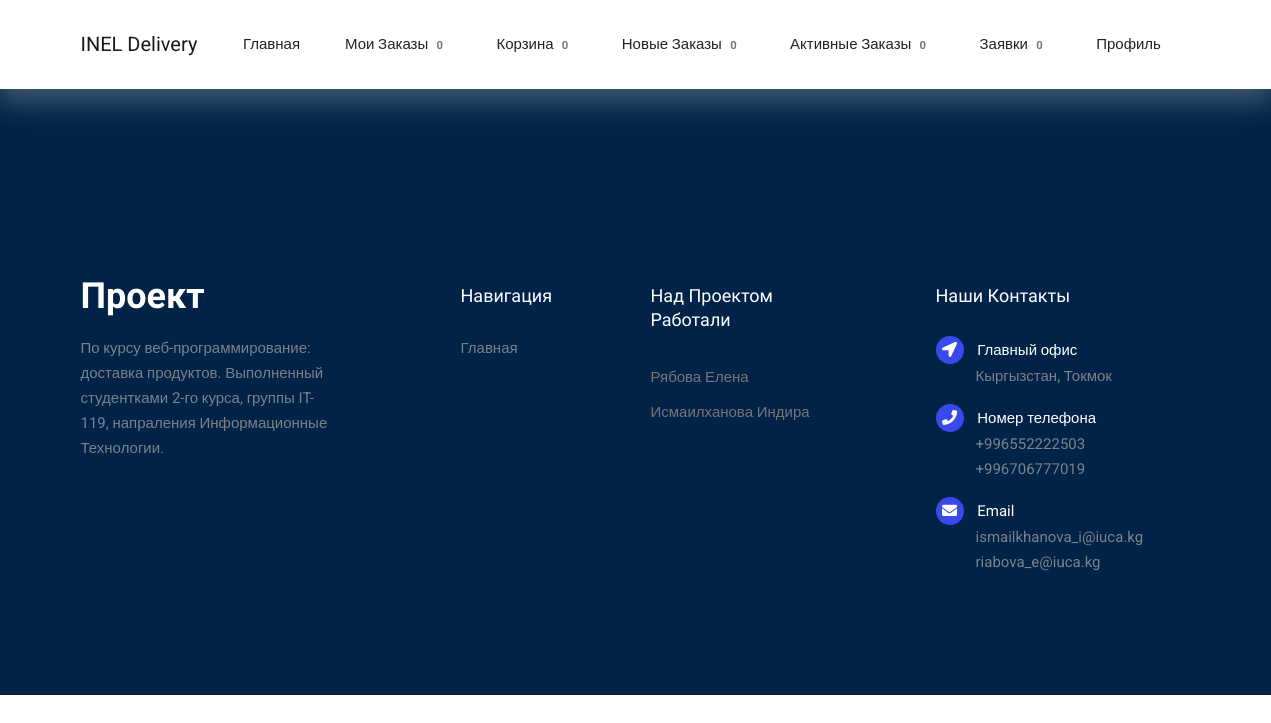
The app's page /ordered/ (signed in), older data.
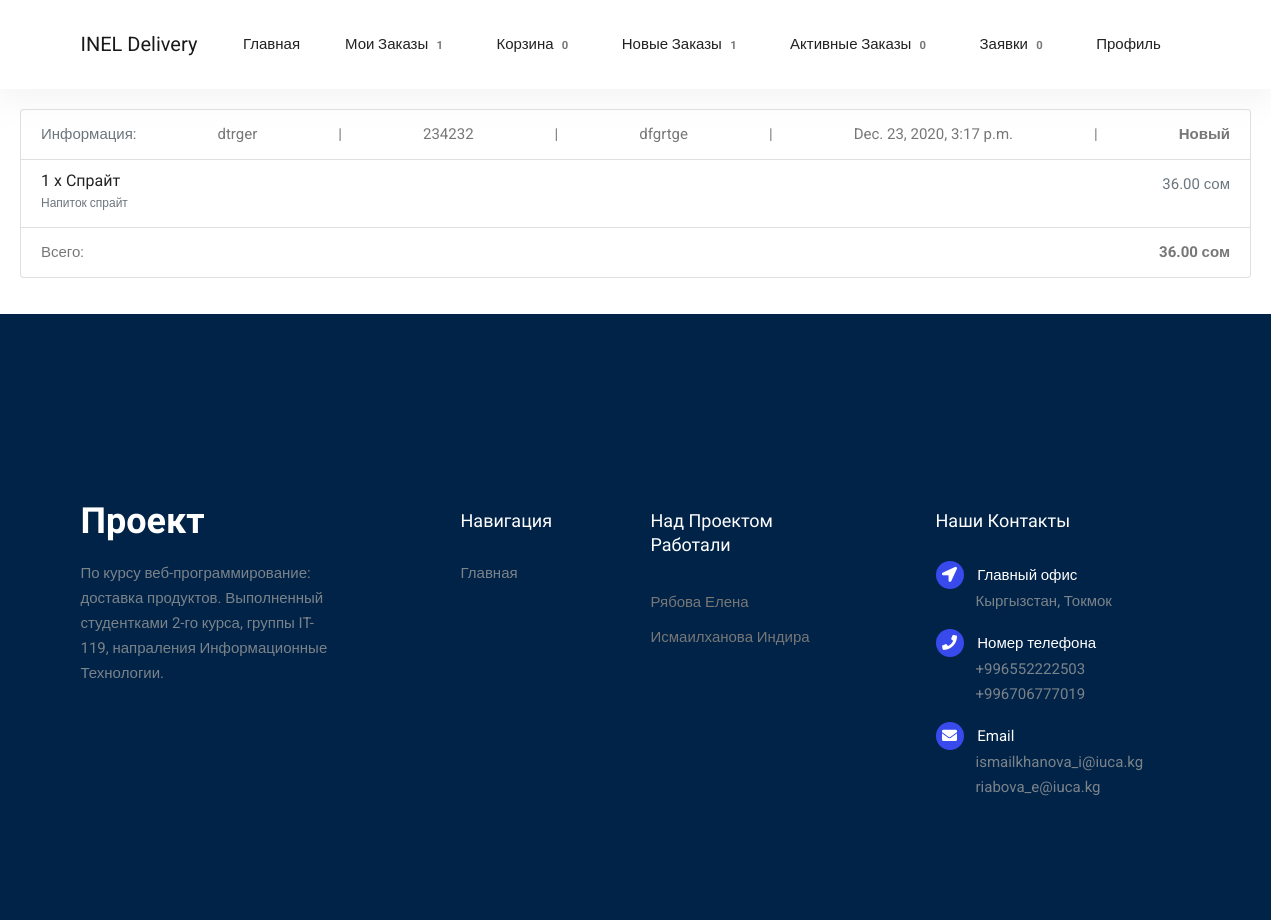
The same page, newer data.
### inel_delivery/users/models.py (models this page shows, shortened)
class User(AbstractUser):
    name = CharField(_("Name of User"), blank=True, max_length=255)

### products/models.py (models this page shows, shortened)
class Order(models.Model):
    STATUS = (
        ('Новый', 'Новый заказ'),
        ('В ожидании', 'Заказ в ожидании'),
        ('Выполнен', 'Выполненный заказ')
    )
    user = models.ForeignKey(settings.AUTH_USER_MODEL, on_delete=models.CASCADE, verbose_name="Пользователь")
    products = models.ManyToManyField(OrderProduct, verbose_name="Продукты")
    created_date = models.DateTimeField(verbose_name="Дата")
    status = models.CharField(max_length=16, default='Новый', choices=STATUS, verbose_name="Статус")
    ordered = models.BooleanField(default=False, verbose_name="Заказ оформлен")
    name = models.CharField(max_length=255, null=True, verbose_name="ИФО")
    phone = models.CharField(max_length=255, null=True, verbose_name='Номер телефона')
    address = models.TextField(null=True, verbose_name="Адрес")
    deliveryman = models.ForeignKey(Deliveryman, blank=True, null=True, on_delete=models.CASCADE, verbose_name="Курьер")
    def get_total(self):
        total = 0
        for product in self.products.all():
            total += product.get_final_price()
        return total
    class Meta:
        verbose_name = "Заказ"
        verbose_name_plural = "Заказы"
        permissions = (("view_orders_page", "Can view the orders page"),
                       ("take_orders", "Can take orders"),)

class OrderProduct(models.Model):
    user = models.ForeignKey(settings.AUTH_USER_MODEL, on_delete=models.CASCADE, verbose_name="Пользователь")
    product = models.ForeignKey(Product, on_delete=models.CASCADE, verbose_name="Продукт")
    amount = models.IntegerField(default=1, verbose_name="Количество")
    ordered = models.BooleanField(default=False, verbose_name="Заказ оформлен")
    def get_total_item_price(self):
        return self.amount * self.product.price
    def get_final_price(self):
        return self.get_total_item_price()
    class Meta:
        verbose_name = "Заказанный продукт"
        verbose_name_plural = "Заказанные продукты"

class Product(models.Model):
    name = models.CharField(max_length=255, verbose_name="Название")
    slug = models.SlugField(max_length=255, db_index=True)
    category = models.ForeignKey(Category, on_delete=models.CASCADE, verbose_name="Категория")
    store = models.ForeignKey(Store, on_delete=models.CASCADE, verbose_name="Магазин")
    price = models.DecimalField(decimal_places=2, max_digits=19, verbose_name="Цена")
    desc = models.CharField(max_length=255, verbose_name="Описание")
    available = models.BooleanField(default=True, verbose_name="Доступен")
    created = models.DateTimeField(auto_now_add=True)
    updated = models.DateTimeField(auto_now=True)
    picture = models.ImageField(upload_to="products_pic/", verbose_name="Картинка", blank=True,
                                default="products_pic/no-image.jpg")
    mini_picture = ImageSpecField(source="picture", processors=[ResizeToFill(600, 600)],
                                 format="JPEG", options={"quality": 100})
    class Meta:
        verbose_name = "Продукт"
        verbose_name_plural = "Продукты"

### products/views.py (the view)
# urls.py: path("ordered/", OrderedList.as_view(), name="ordered"),
class OrderedList(LoginRequiredMixin, PermissionRequiredMixin, ListView):
    model = Order
    permission_required = 'products.view_orders_page'
    template_name = 'products/ordered.html'
    context_object_name = 'ordered_list'
    def get_queryset(self):
        if Deliveryman.objects.filter(user=self.request.user).exists():
            return Order.objects.filter(ordered=True, deliveryman=None).exclude(user=self.request.user)
        else:
            return Order.objects.filter(ordered=True, deliveryman=None)

### inel_delivery/utils/context_processors.py (called while the page is built)
def settings_context(_request):
    return {"DEBUG": settings.DEBUG}

### products/templatetags/cart_template_tags.py (called while the page is built)
@register.filter
def cart_item_count(user):
    if user.is_authenticated:
        qs = Order.objects.filter(user=user.id, ordered=False)
        if qs.exists():
            return qs[0].products.count()
    return 0

@register.filter
def ordered_count(user):
    if user.is_authenticated:
        if Deliveryman.objects.filter(user=user.id).exists():
            qs = Order.objects.filter(ordered=True, deliveryman=None).exclude(user=user.id)
        else:
            qs = Order.objects.filter(ordered=True, deliveryman=None)
        if qs.exists():
            return qs.count()
    return 0

@register.filter
def my_order_count(user):
    if user.is_authenticated:
        qs = Order.objects.filter(user=user.id, ordered=True)
        if qs.exists():
            return qs.count()
    return 0

@register.filter
def delivery_app_count(user):
    if user.is_authenticated:
        qs = ApplicationForm.objects.filter(status="В ожидании")
        if qs.exists():
            return qs.count()
    return 0

### inel_delivery/templates/products/ordered.html
{% extends "base.html" %}
{% load crispy_forms_tags %}
{% block content %}
  {% for ordered in ordered_list %}
    <div class="card-body">
      <ul class="list-group mb-3 z-depth-1">
        <li class="list-group-item d-flex justify-content-between lh-condensed">
          <span class="text-muted">Информация:</span>
          <span>{{ ordered.name }}</span>|<span>{{ ordered.phone }}</span>|
          <span>{{ ordered.address }}</span>|<span>{{ ordered.created_date }}</span>|
          <strong><span>{{ ordered.status }}</span></strong>
        </li>
        {% for order_product in ordered.products.all %}
        <li class="list-group-item d-flex justify-content-between lh-condensed">
            <div>
              <h6 class="my-0">{{ order_product.amount }} x {{ order_product.product.name }}</h6>
              <small class="text-muted">{{ order_product.product.desc }}</small>
            </div>
            <span class="text-muted">{{ order_product.get_final_price }} сом</span>
        </li>
        {% endfor %}
        <li class="list-group-item d-flex justify-content-between">
            <span>Всего:</span>
            <strong>{{ ordered.get_total }} сом</strong>
        </li>
      </ul>
    </div>
  {% endfor %}
{% endblock %}

### inel_delivery/templates/base.html (shortened to what the changed rows need)
{% load static i18n %}
{% load cart_template_tags %}
<!DOCTYPE html>
<html lang="en">
  <head>
    {% block css %}
    <link rel="stylesheet" href="https://pro.fontawesome.com/releases/v5.10.0/css/all.css"/>
    <link href="{% static 'vendors/bootstrap/bootstrap.min.css' %}" rel="stylesheet">
    <link href="{% static 'vendors/fontawesome/css/all.min.css' %}" rel="stylesheet">
    <link href="{% static 'vendors/themify-icons/themify-icons.css' %}" rel="stylesheet">
    <link href="{% static 'vendors/nice-select/nice-select.css' %}" rel="stylesheet">
    <link href="{% static 'vendors/owl-carousel/owl.theme.default.min.css' %}" rel="stylesheet">
    <link href="{% static 'vendors/owl-carousel/owl.carousel.min.css' %}" rel="stylesheet">
    <link href="{% static 'css/project.css' %}" rel="stylesheet">
    <link href="{% static 'css/style.css' %}" rel="stylesheet">
    {% endblock %}
  </head>
  <body>
    <header class="header_area">
      <div class="main_menu">
        <nav class="navbar navbar-expand-lg navbar-light">
          <div class="container">
            <div class="collapse navbar-collapse offset" id="navbarSupportedContent">
              <ul class="nav navbar-nav menu_nav ml-auto mr-auto">
                {% if request.user.is_authenticated %}
                <li class="nav-item"><a class="nav-link" href="{% url 'products:order_owner_list' %}">Мои заказы</a>
                <span class="badge red z-depth-1 mr-1"> {{ request.user|my_order_count }} </span></li>
                <li class="nav-item"><a class="nav-link" href="{% url 'products:order-summary' %}">Корзина</a>
                <span class="badge red z-depth-1 mr-1"> {{ request.user|cart_item_count }} </span></li>
                {% if perms.products.view_orders_page %}
                <li class="nav-item"><a class="nav-link" href="{% url 'products:ordered' %}">Новые заказы</a>
                <span class="badge red z-depth-1 mr-1"> {{ request.user|ordered_count }} </span></li>
                <li class="nav-item"><a class="nav-link" href="{% url 'products:orders_taken' %}">Активные заказы</a>
                <span class="badge red z-depth-1 mr-1"> {{ request.user|orders_taken_count }} </span></li>
                {% endif %}
                {% if perms.products.view_app_page %}
                <li class="nav-item"><a class="nav-link" href="{% url 'products:app-list' %}">Заявки</a>
                <span class="badge red z-depth-1 mr-1"> {{ request.user|delivery_app_count }} </span></li>
                {% endif %}
                <li class="nav-item submenu dropdown">
                  <a href="#" class="nav-link dropdown-toggle" data-toggle="dropdown" role="button" aria-haspopup="true" aria-expanded="false">Профиль</a>
                </li>
                {% else %}
                <li class="nav-item"><a class="nav-link" href="{% url 'account_login' %}">Войти</a></li>
                <li class="nav-item"><a class="nav-link" href="{% url 'account_signup' %}">Зарегистироваться</a></li>
                {% endif %}
              </ul>
            </div>
          </div>
        </nav>
      </div>
    </header>
    <main class="site-main">
      {% block content %}{% endblock content %}
    </main>
  </body>
</html>

Row changes from the older to the newer data that the page shows:
changed User: user|my_order_count "0" → "1"; user|ordered_count "0" → "1"
added Order: name "dtrger", phone "234232", address "dfgrtge", created_date "Dec. 23, 2020, 3:17 p.m.", status "Новый", get_total "36.00"
added OrderProduct: amount "1", product.name "Спрайт", product.desc "Напиток спрайт", get_final_price "36.00"
